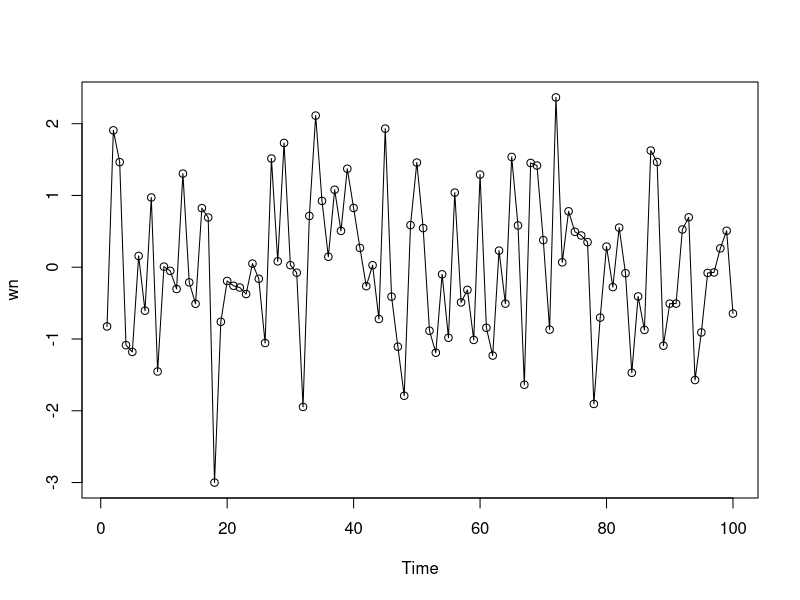

Here is the R script that generated this plot:
#Whitenoise
#passing empty list to model will generate white noise
wn<-arima.sim(model=list(),n=100)

#To see data generated by process
wn

#Create empty plot
dev.new()

#Plot the data
plot(wn,type='o')

#Close the plot
dev.off()
